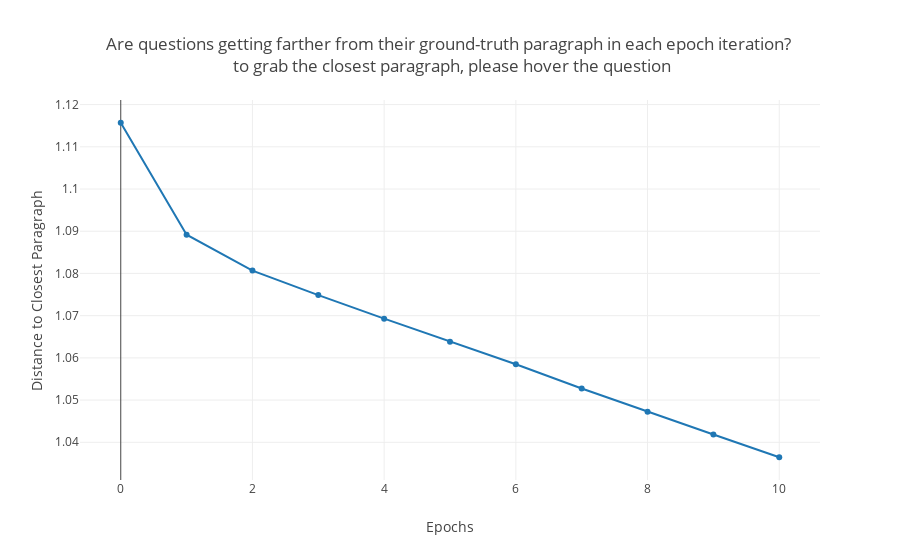

Notebook code for this chart:
### Code cell
"What happened to the following question?"
sample_question_that_are_getting_worse_idx = problematic_questions
sample_question_that_are_getting_worse_sub_idx = [np.where(question_ids==q)[0][0] for q in sample_question_that_are_getting_worse_idx]
#label_of_sample_question = good_questions_at_top_1_labels[sample_question_that_are_getting_worse_sub_idx]
"Is that question getting farther from its ground-truth paragraph?"
getting_worse_distances = pd.DataFrame()
getting_worse_labels = pd.DataFrame()
getting_worse_distances[0] = np.reshape(good_questions_at_top_1_distances[sample_question_that_are_getting_worse_sub_idx], [-1,])
getting_worse_labels[0] = np.reshape(good_questions_at_top_1_labels[sample_question_that_are_getting_worse_sub_idx], [-1,])
for i in range(1,num_of_epochs+1):
    getting_worse_distances[i] = np.reshape(my_dict[str(i)]['top_k'][str(1)]['distances_after'][sample_question_that_are_getting_worse_idx], [-1,])
    getting_worse_labels[i] = np.reshape(my_dict[str(i)]['top_k'][str(1)]['closest_labels_after'][sample_question_that_are_getting_worse_idx], [-1,])

getting_worse_distances = getting_worse_distances.T
getting_worse_labels = getting_worse_labels.T
getting_worse_distances.columns = [sample_question_that_are_getting_worse_idx[i] for i, col_name in enumerate(getting_worse_distances.columns)]
getting_worse_labels.columns = [sample_question_that_are_getting_worse_idx[i] for i, col_name in enumerate(getting_worse_labels.columns)]

data = []
for q in sample_question_that_are_getting_worse_idx:
    trace = go.Scatter(
    x = getting_worse_distances.index,
    y = getting_worse_distances[q],
    text = getting_worse_labels[q],
    hoverinfo = 'y' 'text',
    mode = 'lines+markers',
    name = 'Question {}'.format(q))
    data.append(trace)

layout = go.Layout(
    title='Are questions getting farther from their ground-truth paragraph in each epoch iteration? <br> ' +
    'to grab the closest paragraph, please hover the question',
    xaxis=dict(
        title='Epochs'
    ),
    yaxis=dict(
        title='Distance to Closest Paragraph'
    )
)
fig =  go.Figure(data=data, layout=layout)
py.offline.iplot(fig)
closest_paragraphs_of_problematic_questions = dict()
print('Closest Paragraphs of these Problematic Questions')
for _q in problematic_questions:
    closest_paragraphs_of_problematic_questions[_q] = set(getting_worse_labels[_q]) 
closest_paragraphs_of_problematic_questions

### Figure 1 — Plotly figure (JSON) as saved in the notebook; plotly's stock layout.template omitted (floating-point values rounded to 4 significant figures)
{"data": [{"hoverinfo": "ytext", "mode": "lines+markers", "name": "Question 4257", "text": [16065, 16065, 16065, 16065, 16065, 16065, 18823, 18823, 18823, 18823, 18823], "type": "scatter", "x": [0, 1, 2, 3, 4, 5, 6, 7, 8, 9, 10], "y": [1.116, 1.089, 1.081, 1.075, 1.069, 1.064, 1.058, 1.053, 1.047, 1.042, 1.036]}], "layout": {"title": "Are questions getting farther from their ground-truth paragraph in each epoch iteration? <br> to grab the closest paragraph, please hover the question", "xaxis": {"title": "Epochs"}, "yaxis": {"title": "Distance to Closest Paragraph"}}}
